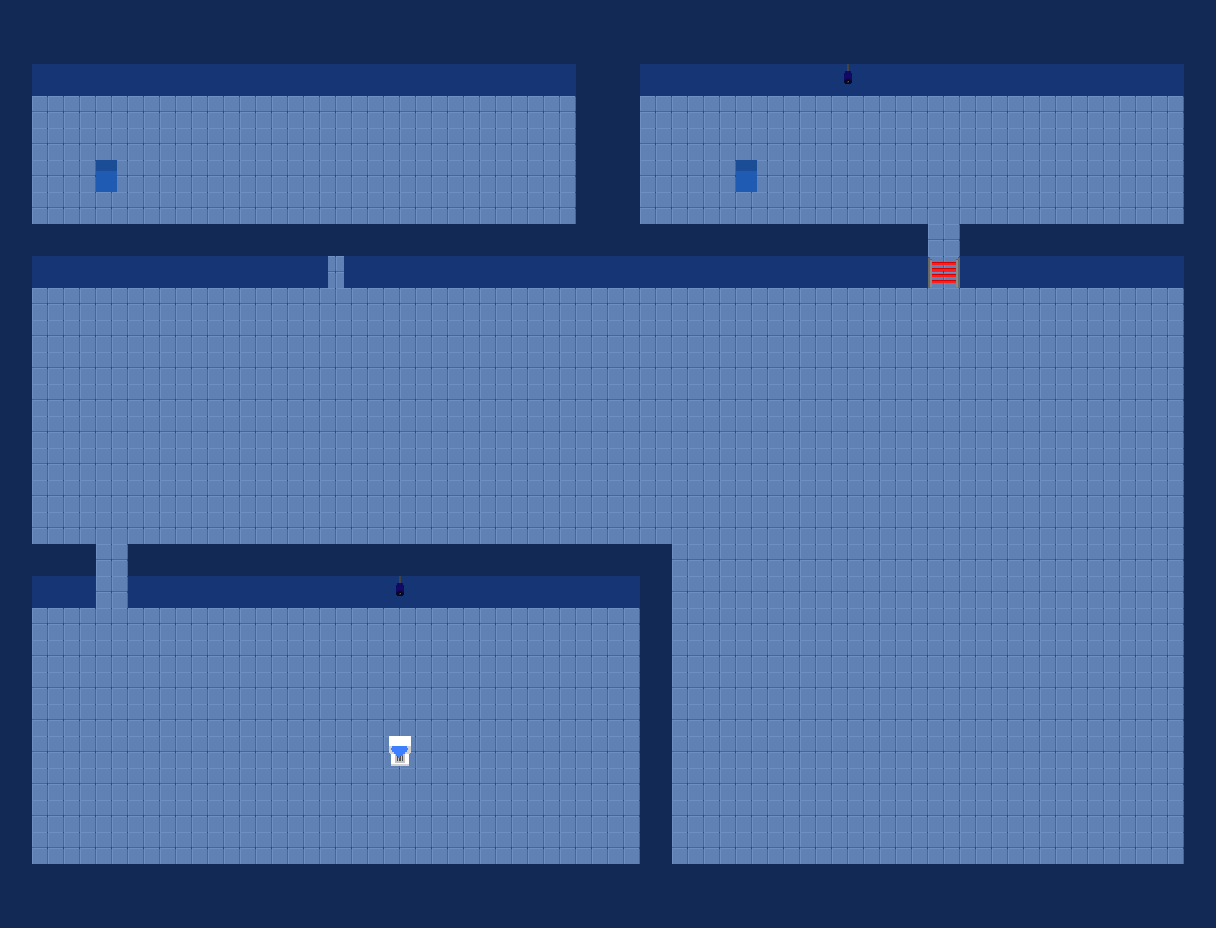

Rendered tile map (Tiled .tmx) drawn with the repository's tilesets; below, a short description and the map source with its tile grids summarised:
An orthogonal 38x29 tile map with 32x32 px tiles, 5 tile layers (BaseLayer, Diamonds, Blocks, Top, ...) and 14 objects.

<map version="1.10" tiledversion="1.10.2" orientation="orthogonal" renderorder="right-down" width="38" height="29" tilewidth="32" tileheight="32" infinite="0" nextlayerid="9" nextobjectid="16">
 <editorsettings>
  <export format="json" />
 </editorsettings>
 <tileset firstgid="1" name="tilemap" tilewidth="32" tileheight="32" tilecount="64" columns="8">
  <image source="../Textures/tilemap.png" width="256" height="256" />
 </tileset>
 <layer id="1" name="BaseLayer" width="38" height="29">
  <data>[1102 cells, 900 non-empty, 4 distinct tile ids]</data>
 </layer>
 <objectgroup id="4" name="Walls">
  <object id="1" x="1184.67" y="0.5" width="30.1667" height="927.333" />
  <object id="2" x="0.25" y="1" width="30.8333" height="924" />
  <object id="3" x="-1.33333" y="1.33333" width="1217.83" height="72.8333" />
  <object id="4" x="-0.916833" y="864.25" width="1216.5" height="63.5" />
  <object id="8" x="390" y="736.667" width="19.3333" height="5.33333" />
  <object id="9" x="0" y="224.667" width="326.667" height="44" />
  <object id="10" x="344" y="224.667" width="583.5" height="43.3333" />
  <object id="11" x="960" y="224.5" width="223.5" height="43" />
  <object id="12" x="576.667" y="26" width="64" height="236.667" />
  <object id="13" x="640.667" y="545.333" width="30.6667" height="320" />
  <object id="14" x="-1.33333" y="545.333" width="96.6667" height="40" />
  <object id="15" x="128.667" y="544.667" width="543.333" height="39.3333" />
 </objectgroup>
 <layer id="3" name="Diamonds" width="38" height="29">
  <data>[1102 cells, 1 non-empty, 1 distinct tile ids]</data>
 </layer>
 <layer id="5" name="Blocks" width="38" height="29">
  <data>[1102 cells, 2 non-empty, 1 distinct tile ids]</data>
 </layer>
 <objectgroup id="7" name="CameraAreas">
  <object id="6" x="726.667" y="96" width="234.667" height="125.333" />
  <object id="7" x="224" y="608" width="351" height="190" />
 </objectgroup>
 <layer id="2" name="Top" width="38" height="29">
  <data>[1102 cells, 277 non-empty, 2 distinct tile ids]</data>
 </layer>
 <layer id="8" name="LaserDoors" width="38" height="29">
  <data>[1102 cells, 1 non-empty, 1 distinct tile ids]</data>
 </layer>
</map>